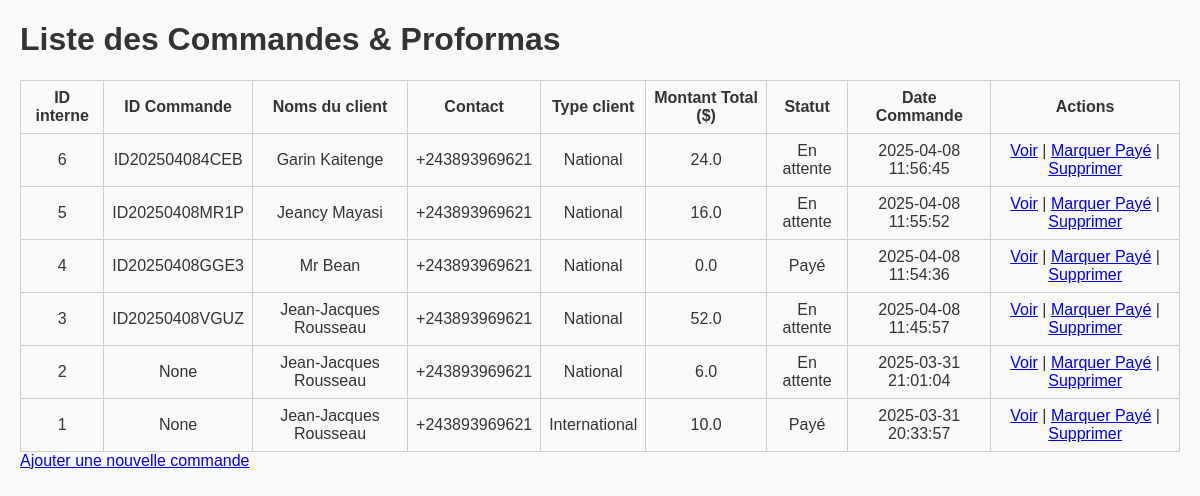
/commandes/liste, run on an earlier commit of the app's database.
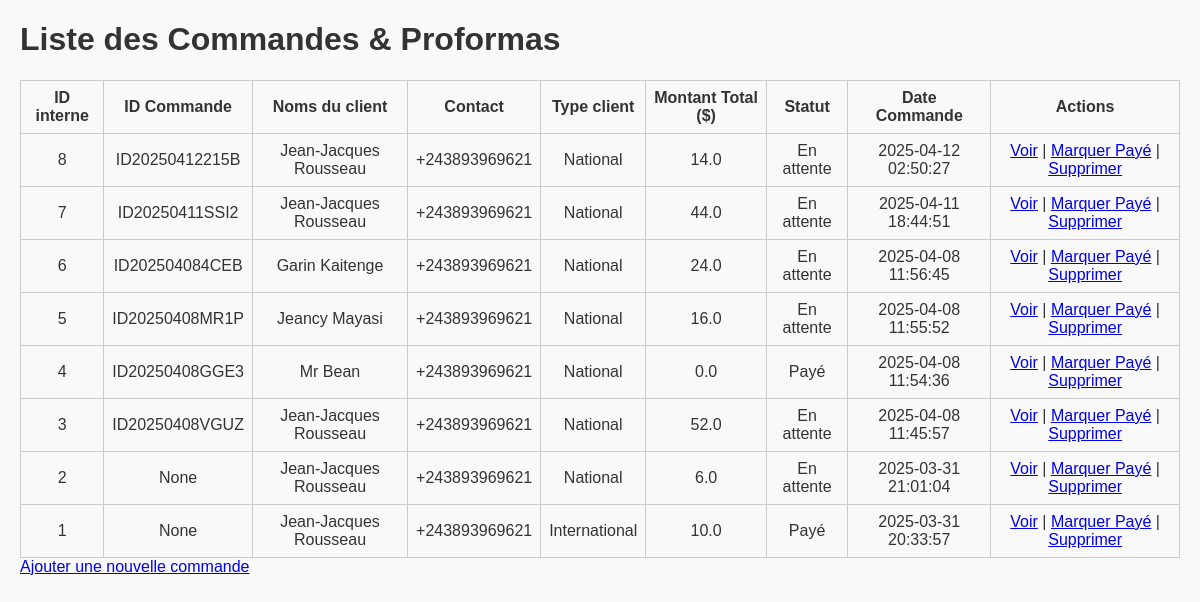
And on a later commit of the database.
### tables this page shows
CREATE TABLE proformas (
            id INTEGER PRIMARY KEY AUTOINCREMENT,
            nom_client TEXT,
            contact TEXT,
            type_client TEXT,
            produits TEXT,
            montant_total REAL,
            mode_livraison TEXT,
            frais_livraison REAL,
            observations TEXT,
            date_commande TEXT,
            date_generation TEXT,
            date_expiration TEXT,
            statut TEXT,
            chemin_fichier TEXT
        , id_commande TEXT);

### routes/commandes_routes.py (the view)
@commandes_bp.route("/liste")
def liste_commandes():
    conn = sqlite3.connect(DB_NAME)
    c = conn.cursor()
    c.execute('''
        SELECT
            id,
            id_commande,
            nom_client,
            contact,
            type_client,
            produits,
            montant_total,
            mode_livraison,
            frais_livraison,
            observations,
            date_commande,
            date_generation,
            date_expiration,
            statut,
            chemin_fichier
        FROM proformas
        ORDER BY id DESC
    ''')
    commandes = c.fetchall()
    conn.close()
    return render_template("commandes_liste.html", commandes=commandes)

### templates/commandes_liste.html (shortened to what this page needs)
<!DOCTYPE html>
<html lang="fr">
<head>
  <link rel="stylesheet" href="{{ url_for('static', filename='style.css') }}">
</head>
<body>
  <h1>Liste des Commandes & Proformas</h1>
  <table border="1" cellpadding="5">
    <tr>
      <th>ID interne</th>
      <th>ID Commande</th>
      <th>Noms du client</th>
      <th>Contact</th>
      <th>Type client</th>
      <th>Montant Total ($)</th>
      <th>Statut</th>
      <th>Date Commande</th>
      <th>Actions</th>
    </tr>
    {% for row in commandes %}
    <tr>
      <td>{{ row[0] }}</td>
      <td>{{ row[1] }}</td>
      <td>{{ row[2] }}</td>
      <td>{{ row[3] }}</td>
      <td>{{ row[4] }}</td>
      <td>{{ row[6] }}</td>
      <td>{{ row[13] }}</td>
      <td>{{ row[10] }}</td>
      <td>
        <a href="{{ url_for('commandes.view_proforma', proforma_id=row[0]) }}">Voir</a> |
        <a href="{{ url_for('commandes.changer_statut', proforma_id=row[0], nouveau_statut='Payé') }}">Marquer Payé</a> |
        <a href="{{ url_for('commandes.delete_commande', proforma_id=row[0]) }}" onclick="return confirm('Supprimer ?');">Supprimer</a>
      </td>
    </tr>
    {% endfor %}
  </table>
  <a href="{{ url_for('commandes.nouvelle_commande') }}">Ajouter une nouvelle commande</a>
</body>
</html>

What changed in the data, as far as the page shows it:
added proformas: id "8", id_commande "ID20250412215B", nom_client "Jean-Jacques Rousseau", contact "+243893969621", type_client "National", montant_total "14.0", statut "En attente", date_commande "2025-04-12 02:50:27"
added proformas: id "7", id_commande "ID20250411SSI2", nom_client "Jean-Jacques Rousseau", contact "+243893969621", type_client "National", montant_total "44.0", statut "En attente", date_commande "2025-04-11 18:44:51"
